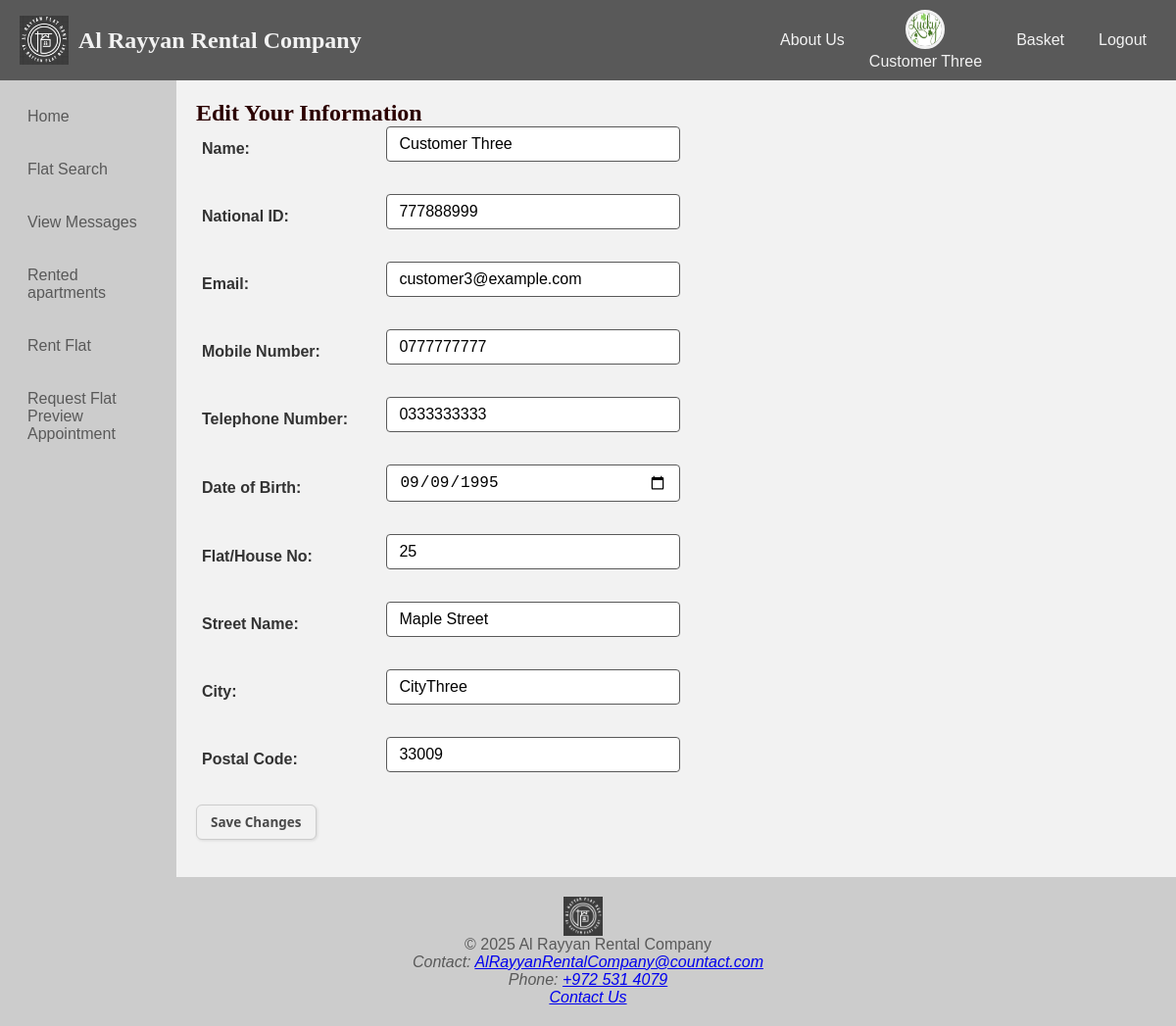
The page /edit_profileCustmer.php?id=100000003&type=customer (signed in) on the database its author committed.
### tables this page shows
CREATE TABLE `customer` (
  `CustomerID` bigint NOT NULL,
  `NationalID` char(9) NOT NULL,
  `Name` varchar(100) NOT NULL,
  `Password` varchar(100) NOT NULL,
  `DateOfBirth` date DEFAULT NULL,
  `Email` varchar(100) DEFAULT NULL,
  `MobileNumber` varchar(15) DEFAULT NULL,
  `TelephoneNumber` varchar(15) DEFAULT NULL,
  `Username` varchar(100) DEFAULT NULL,
  `custmerImage` varchar(100) DEFAULT NULL
);

CREATE TABLE `customeraddress` (
  `AddressID` int NOT NULL,
  `CustomerID` bigint NOT NULL,
  `FlatOrHouseNo` varchar(20) DEFAULT NULL,
  `StreetName` varchar(100) DEFAULT NULL,
  `City` varchar(50) DEFAULT NULL,
  `PostalCode` varchar(10) DEFAULT NULL
);

### edit_profileCustmer.php (the view, shortened to what this page needs)
<?php
include('header.php');
include('database.inc.php');
$user_id = $_GET['id'] ?? null;
$stmt = $pdo->prepare("
    SELECT c.*, a.FlatOrHouseNo, a.StreetName, a.City, a.PostalCode
    FROM customer c
    LEFT JOIN customeraddress a ON c.CustomerID = a.CustomerID
    WHERE c.CustomerID = :id
    LIMIT 1
");
$stmt->execute(['id' => $user_id]);
$user = $stmt->fetch(PDO::FETCH_ASSOC);
?>
<!DOCTYPE html>
<html lang="en">
<head>
    <link rel="stylesheet" href="style.css">
</head>
<body>
<section class="container">
    <?php include('navigation.php'); ?>
    <main>
        <h2>Edit Your Information</h2>
        <form method="post" class="Step1">
            <label for="name">Name:</label>
            <input id="name" type="text" name="name" value="<?= htmlspecialchars($user['Name'] ?? '') ?>" required><br></br>
            <label for="national_id">National ID:</label>
            <input id="national_id" type="text" name="national_id" value="<?= htmlspecialchars($user['NationalID'] ?? '') ?>" required><br></br>
            <label for="email">Email:</label>
            <input id="email" type="email" name="email" value="<?= htmlspecialchars($user['Email'] ?? '') ?>" required><br></br>
            <label for="mobile">Mobile Number:</label>
            <input id="mobile" type="text" name="mobile" value="<?= htmlspecialchars($user['MobileNumber'] ?? '') ?>"><br></br>
            <label for="telephone">Telephone Number:</label>
            <input id="telephone" type="text" name="telephone" value="<?= htmlspecialchars($user['TelephoneNumber'] ?? '') ?>"><br></br>
            <label for="dob">Date of Birth:</label>
            <input id="dob" type="date" name="dob" value="<?= htmlspecialchars($user['DateOfBirth'] ?? '') ?>"><br></br>
            <label for="flat">Flat/House No:</label>
            <input id="flat" type="text" name="flat" value="<?= htmlspecialchars($user['FlatOrHouseNo'] ?? '') ?>"><br></br>
            <label for="street">Street Name:</label>
            <input id="street" type="text" name="street" value="<?= htmlspecialchars($user['StreetName'] ?? '') ?>"><br></br>
            <label for="city">City:</label>
            <input id="city" type="text" name="city" value="<?= htmlspecialchars($user['City'] ?? '') ?>"><br></br>
            <label for="postal">Postal Code:</label>
            <input id="postal" type="text" name="postal" value="<?= htmlspecialchars($user['PostalCode'] ?? '') ?>"><br></br>
            <input type="submit" value="Save Changes" class="link-button"><br></br>
        </form>
    </main>
</section>
<?php include('footer.php'); ?>
</body>
</html>

### header.php (shortened to what this page needs)
<?php
include('database.inc.php');
$isCustomerLoggedIn = isset($_SESSION['customer_id']);
$isOwnerLoggedIn = isset($_SESSION['owner_id']);
$isManagerLoggedIn = isset($_SESSION['manager_id']);
$username = '';
$userProfileLink = '';
if ($isCustomerLoggedIn) {
    $customerID = $_SESSION['customer_id'];
    $stmt = $pdo->prepare("SELECT Name FROM customer WHERE CustomerID = ?");
    $stmt->execute([$customerID]);
    $row = $stmt->fetch(PDO::FETCH_ASSOC);
    if ($row) {
        $username = $row['Name'];
        $userProfileLink = "userProfile.php?id={$customerID}&type=customer";
    }
}
?>
<header>
    <section class="logo-name">
        <img src="image/logo.png" alt="Logo" class="logo">
        <h1>Al Rayyan Rental Company</h1>
    </section>
    <section class="header-links">
        <a href="AboutUs.php">About Us</a>
        <?php if ($isCustomerLoggedIn || $isOwnerLoggedIn || $isManagerLoggedIn): ?>
           <div class="user_card">
    <?php
        $userImage = 'image/maneger.jpg';
        if ($isCustomerLoggedIn) {
            $customerID = $_SESSION['customer_id'];
            $customImagePath = "pending_images/C{$customerID}.jpg";
            if (file_exists($customImagePath)) {
                $userImage = $customImagePath;
            }
        } elseif ($isOwnerLoggedIn) {
            $ownerID = $_SESSION['owner_id'];
            $customImagePath = "pending_images/O{$ownerID}.jpg";
            if (file_exists($customImagePath)) {
                $userImage = $customImagePath;
            }
        }
    ?>
    <a href="<?= $userProfileLink ?>">
        <img src="<?= htmlspecialchars($userImage) ?>" alt="User" class="user-photo">
    </a>
    <p><?= htmlspecialchars($username); ?></p>
</div>
            <?php if ($isCustomerLoggedIn): ?>
                <a href="basket.php" class="customer-only">Basket</a>
            <?php endif; ?>
        <?php else: ?>
            <a href="Sign-up.php">Sign-up</a>
            <a href="login.php">Login</a>
        <?php endif; ?>
        <?php if ($isCustomerLoggedIn || $isOwnerLoggedIn || $isManagerLoggedIn): ?>
            <a href="logout.php">Logout</a>
        <?php endif; ?>
    </section>
</header>

### style.css (style rules this page uses)
* { margin: 0; padding: 0; box-sizing: border-box; }
body { font-family: Arial, sans-serif; background-color: #f2f2f2; color: #333333; }
header { display: flex; justify-content: space-between; align-items: center; background-color: #595959; color: #f2f2f2; padding: 10px 20px; }
.logo-name { display: flex; align-items: center; color: #ffffff; }
.logo { width: 50px; height: 50px; margin-right: 10px; }
.header-links { display: flex; align-items: center; gap: 15px; }
.header-links a { color: #f2f2f2; text-decoration: none; padding: 5px 10px; }
.user_card { text-align: center; margin-right: 10px; }
.user-photo { width: 40px; height: 40px; border-radius: 50%; border: 3px solid #f2f2f2; }
.container { display: flex; min-height: 80vh; }
.container label { padding: 2px 6px; color: #333333; display: inline-block; margin-bottom: 5px; }
main { flex: 1; padding: 20px; background-color: #f2f2f2; color: #333333; }
main { flex: 2; }
label { padding: 2px 6px; color: #333333; display: inline-block; margin-bottom: 5px; }
h2, h3 { font-family: 'Times New Roman', serif; color: #2b0202; }
h1 { font-family: 'Georgia', serif; color: #f2f2f2; }
.Step1 label { border: none; display: inline-block; width: 180px; font-weight: bold; vertical-align: middle; margin-right: 10px; }
.Step1 input[type="text"], .Step1 input[type="date"], .Step1 input[type="email"] { width: 300px; padding: 8px 12px; border: 1px solid #595959; border-radius: 4px; font-size: 16px; box-sizing: border-box; vertical-align: middle; }
.Step1 label + input { margin-bottom: 15px; display: inline-block; }
.link-button { background-color: #f2f2f2; color: #4a4a4a; border: 1px solid #ccc; padding: 8px 14px; display: inline-block; font-weight: bold; border-radius: 6px; cursor: pointer; text-decoration: none; font-family: 'Segoe UI', Tahoma, Geneva, Verdana, sans-serif; font-size: 13.5px; box-shadow: 1px 1px 3px rgba(0,0,0,0.1); transition: background-color 0.2s ease, box-shadow 0.2s ease; }

### rows shown on the page
customer: Name "Customer Three"
customeraddress: name "Customer Three", national_id "777888999", email "customer3@example.com", mobile "0777777777", telephone "0333333333", dob "09/09/1995", flat "25", street "Maple Street", city "CityThree", postal "33009"
